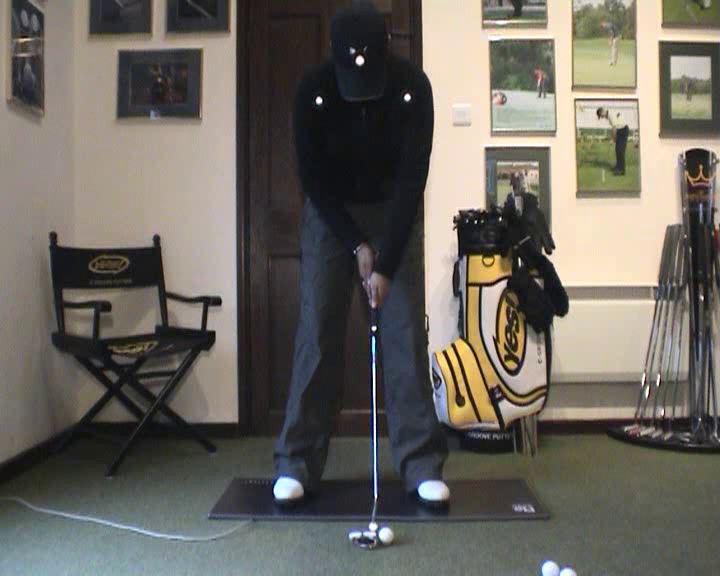
#> input picture frame 24 of test1.avi, 720 x 576 px
$ python histo.py
#> lines starting #> are read from the running program, lines starting #| are printed output that depends on the picture
import cv2
import matplotlib.pyplot as plt
from detect import detect_duplicates
def draw_histogram(video_path):
    # Open the video file
#> called with video_path = 'test1.avi'
    vidcap = cv2.VideoCapture(video_path)
    success, frame = vidcap.read()
#> frame is the input picture: shape (576, 720, 3); mean B, G, R 96.1, 103.5, 107.7

    while success:
        # Convert the frame to grayscale
        gray_frame = cv2.cvtColor(frame, cv2.COLOR_BGR2GRAY)
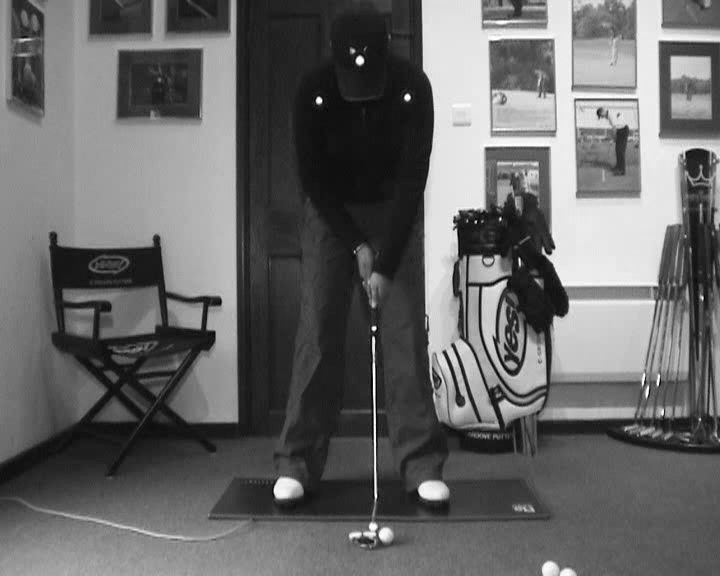
#> gray_frame: shape (576, 720); min 0, max 255, mean 103.9

        # Calculate histogram
        hist = cv2.calcHist([gray_frame], [0], None, [256], [0,256])
#> hist = 256 values, max 5444 at index 30, min 6 at index 0, mean 1620

        # Plot the histogram
        plt.plot(hist, color='black')
        plt.xlabel('Pixel Intensity')
        plt.ylabel('Frequency')
        plt.title('Grayscale Histogram')
        plt.show()
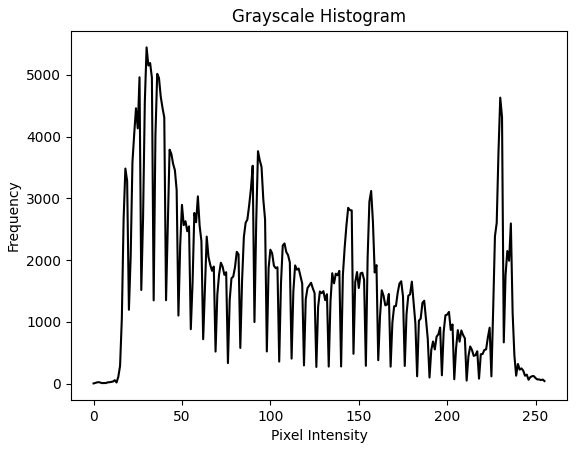
#> figure drawn by matplotlib, 1 panel; curve peaks at x = 30, y = 5444

        # Read the next frame
        success, frame = vidcap.read()

    # Release the video capture object
    vidcap.release()

# Example usage:
if __name__ == "__main__":
    video_path = 'test1.avi'  # Replace 'example_video.mp4' with the path to your video
    draw_histogram(video_path)

$ run again, starting later in the video
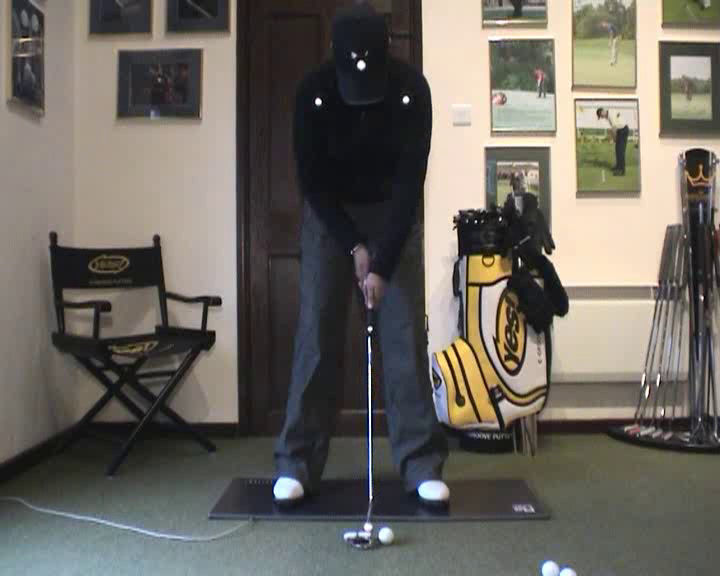
#> input picture frame 110 of test1.avi, 720 x 576 px
#> in draw_histogram, frame is the input picture: shape (576, 720, 3); mean B, G, R 96.9, 104, 108.5
#> in draw_histogram, `gray_frame = cv2.cvtColor(frame, cv2.COLOR_BGR2GRAY)`:
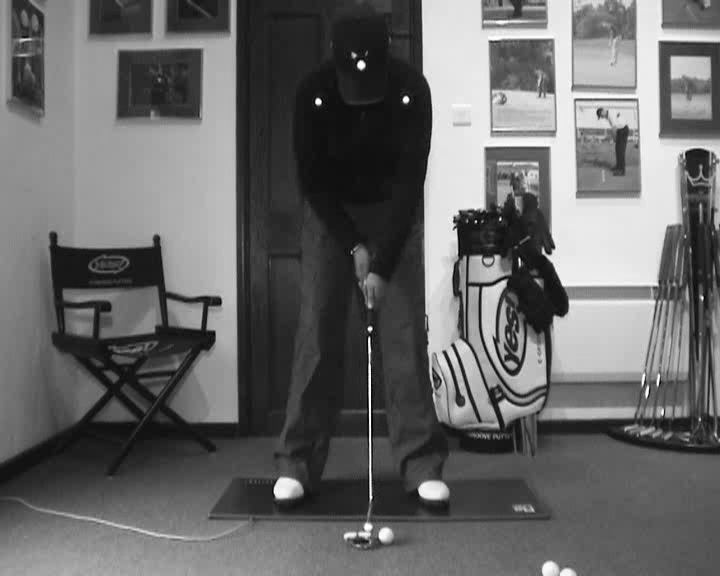
#> gray_frame: shape (576, 720); min 1, max 255, mean 104.5
#> hist = 256 values, max 5729 at index 37, min 0 at index 0, mean 1620
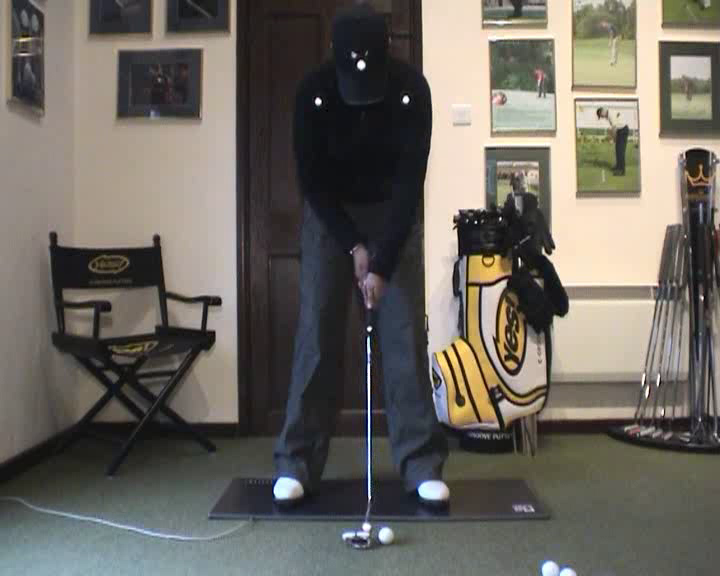
#> input picture frame 111 of test1.avi, 720 x 576 px
#> in draw_histogram, frame is the input picture: shape (576, 720, 3); mean B, G, R 96.8, 104, 108.5

$ run again, starting later in the video
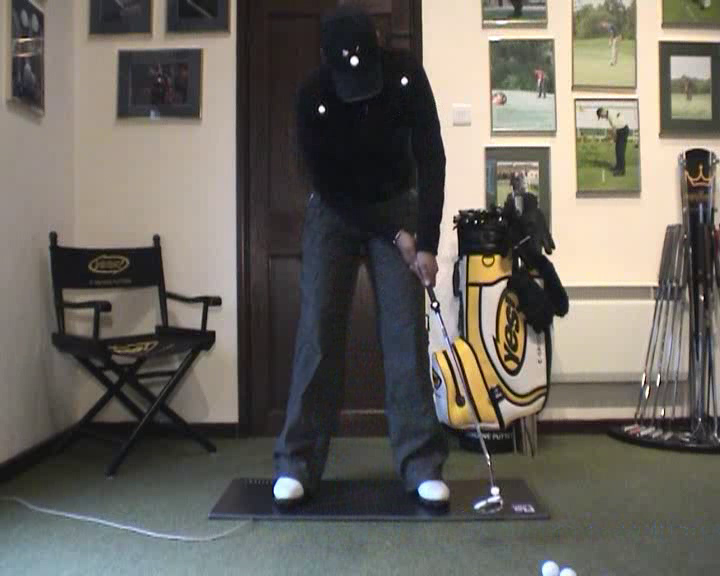
#> input picture frame 196 of test1.avi, 720 x 576 px
#> in draw_histogram, frame is the input picture: shape (576, 720, 3); mean B, G, R 95, 102.2, 106.5
#> in draw_histogram, `gray_frame = cv2.cvtColor(frame, cv2.COLOR_BGR2GRAY)`:
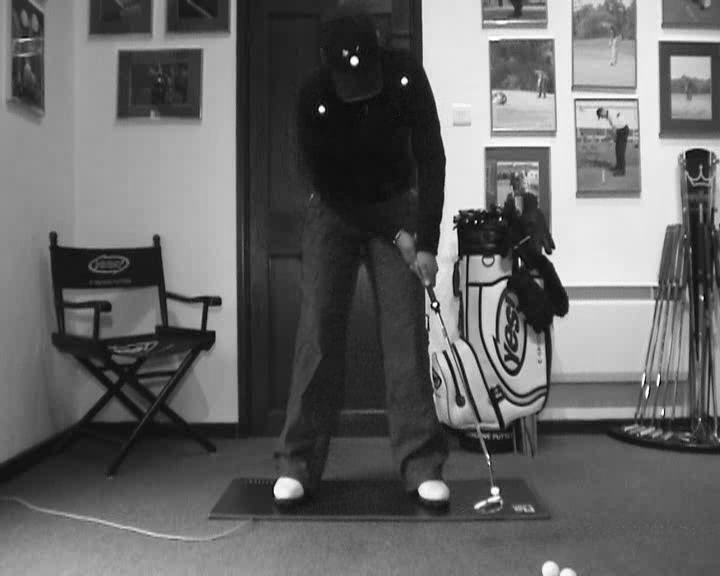
#> gray_frame: shape (576, 720); min 2, max 255, mean 102.6
#> hist = 256 values, max 5778 at index 37, min 0 at index 0, mean 1620
#> in draw_histogram, `plt.show()`:
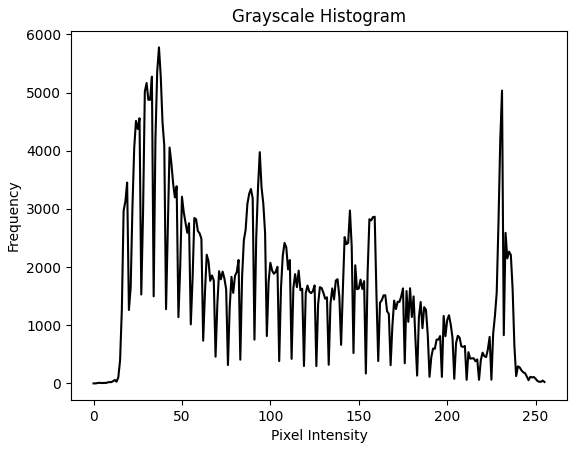
#> figure drawn by matplotlib, 1 panel; curve peaks at x = 37, y = 5778
